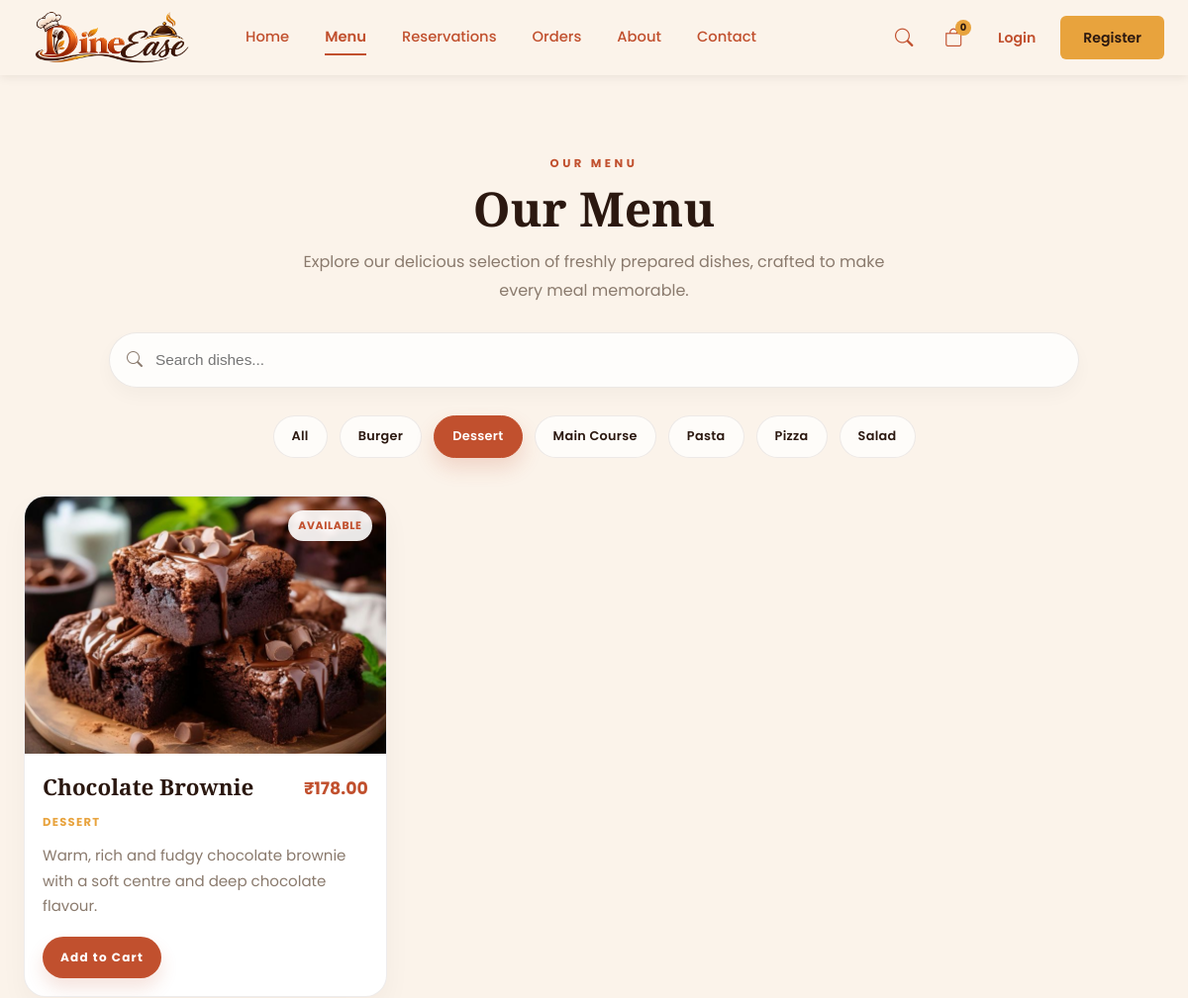
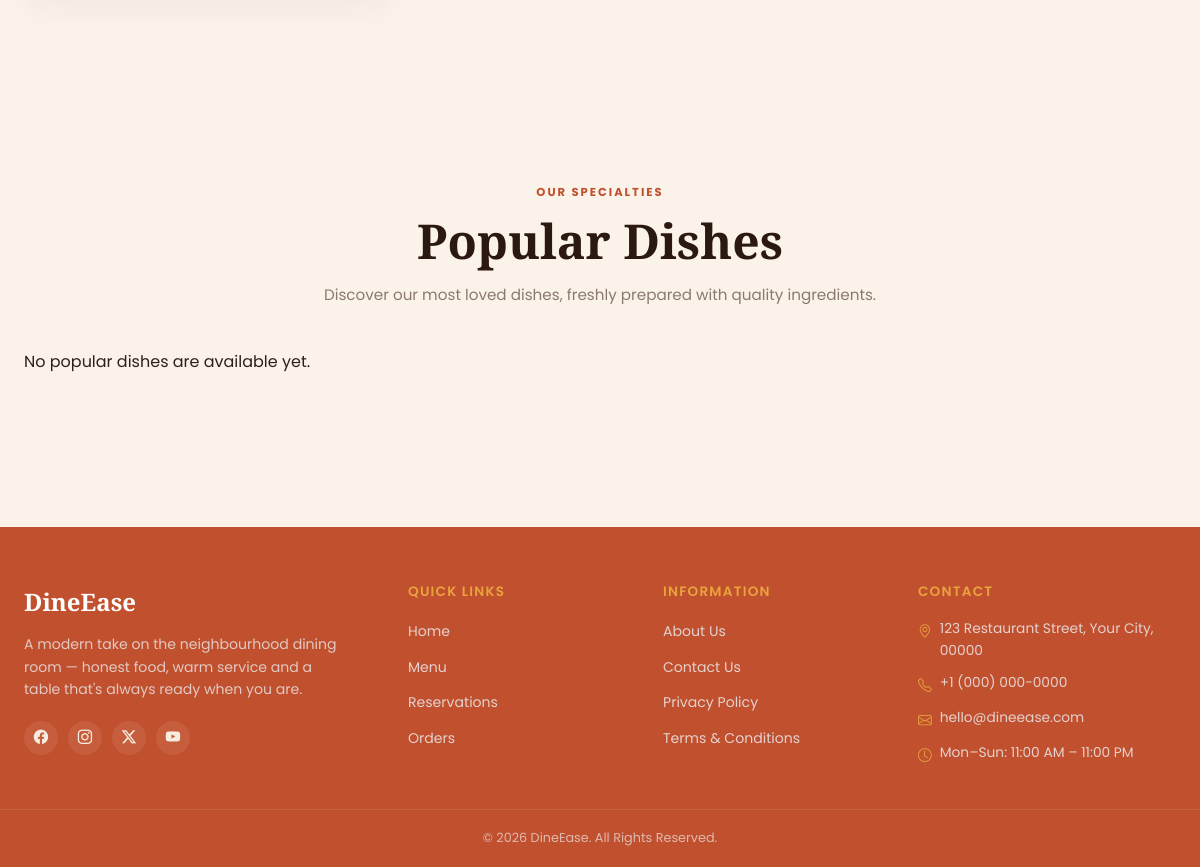
The page /menu/?category=Dessert on the database its author committed (2 pictures, top to bottom).
### menu/models.py (models this page shows, shortened)
class Menu(models.Model):
	name = models.CharField(max_length=120)
	description = models.TextField()
	price = models.DecimalField(max_digits=8, decimal_places=2)
	image = models.ImageField(upload_to='menu/', blank=True)
	category = models.CharField(max_length=80, blank=True)
	is_available = models.BooleanField(default=True)
	created_at = models.DateTimeField(auto_now_add=True)
	class Meta:
		ordering = ('-created_at',)

### menu/views.py (the view)
# urls.py: path('menu/', menu_view, name='menu'),
def menu_view(request):
    selected_category = request.GET.get('category', '').strip()
    search_query = request.GET.get('q', '').strip()
    dishes = Menu.objects.filter(is_available=True)
    if search_query:
        dishes = dishes.filter(
            Q(name__icontains=search_query) |
            Q(description__icontains=search_query) |
            Q(category__icontains=search_query)
        )
    if selected_category:
        dishes = dishes.filter(category__iexact=selected_category)
    categories_queryset = Menu.objects.filter(is_available=True).exclude(category='')
    if search_query:
        categories_queryset = categories_queryset.filter(
            Q(name__icontains=search_query) |
            Q(description__icontains=search_query) |
            Q(category__icontains=search_query)
        )
    categories = (
        categories_queryset
        .values_list('category', flat=True)
        .distinct()
        .order_by('category')
    )
    return render(request, 'menu.html', {
        'dishes': dishes,
        'categories': categories,
        'selected_category': selected_category,
        'search_query': search_query,
    })

### templates/menu.html (shortened to what this page needs)
{% extends 'base.html' %}
{% load static %}
{% block content %}
<section class="menu-page">
    <div class="menu-container">
        <header class="menu-hero">
            <p class="menu-kicker">OUR MENU</p>
            <h1>Our Menu</h1>
            <p class="menu-subtitle">Explore our delicious selection of freshly prepared dishes, crafted to make every meal memorable.</p>
        </header>
        <div class="menu-controls" aria-label="Menu controls">
            <form method="get" action="{% url 'menu' %}" class="menu-search-form">
                <div class="menu-search-wrap">
                    <i class="bi bi-search menu-search-icon" aria-hidden="true"></i>
                    <input type="search" name="q" value="{{ search_query }}" class="menu-search" placeholder="Search dishes..." aria-label="Search dishes">
                </div>
            </form>
            {% if categories %}
            <nav class="menu-categories" aria-label="Menu categories">
                <a href="{% url 'menu' %}{% if search_query %}?q={{ search_query|urlencode }}{% endif %}" class="menu-category-btn {% if not selected_category %}active{% endif %}">All</a>
                {% for category in categories %}
                <a href="{% url 'menu' %}?{% if search_query %}q={{ search_query|urlencode }}&{% endif %}category={{ category|urlencode }}" class="menu-category-btn {% if selected_category == category %}active{% endif %}">{{ category }}</a>
                {% endfor %}
            </nav>
            {% endif %}
        </div>
        {% if dishes %}
        <div class="menu-grid">
            {% for item in dishes %}
            <article class="menu-card">
                <div class="menu-card-media">
                    {% if item.image %}
                    <img src="{{ item.image.url }}" alt="{{ item.name }}" class="menu-card-image" loading="lazy">
                    {% else %}
                    <div class="menu-card-image-fallback" aria-label="{{ item.name }}"></div>
                    {% endif %}
                    <span class="availability-badge {% if item.is_available %}available{% else %}unavailable{% endif %}">
                        {% if item.is_available %}Available{% else %}Currently Unavailable{% endif %}
                    </span>
                </div>
                <div class="menu-card-content">
                    <div class="menu-card-header">
                        <h2 class="menu-card-title">{{ item.name }}</h2>
                        <span class="menu-card-price">₹{{ item.price }}</span>
                    </div>
                    {% if item.category %}
                    <p class="menu-card-category">{{ item.category }}</p>
                    {% endif %}
                    {% if item.description %}
                    <p class="menu-card-description">{{ item.description }}</p>
                    {% endif %}
                    <div class="menu-card-actions">
                        {% if item.is_available %}
                        <form method="post" action="{% url 'add_to_cart' %}" class="menu-card-form">
                            <button type="submit" class="add-to-cart-btn">Add to Cart</button>
                        </form>
                        {% else %}
                        <button type="button" class="add-to-cart-btn add-to-cart-btn-disabled" disabled>Currently Unavailable</button>
                        {% endif %}
                    </div>
                </div>
            </article>
            {% endfor %}
        </div>
        {% endif %}
    </div>
</section>
{% endblock %}

### rows shown on the page
Menu: image (picture), is_available "AVAILABLE", name "Chocolate Brownie", price "178.00", category "DESSERT", description "Warm, rich and fudgy chocolate brownie with a soft centre and deep chocolate flavour."

### other values the page prints
{{ request.session.cart|length|default:0 }} "0"
{{ category }} "Burger" "Dessert" "Main Course" "Pasta" "Pizza" "Salad"
